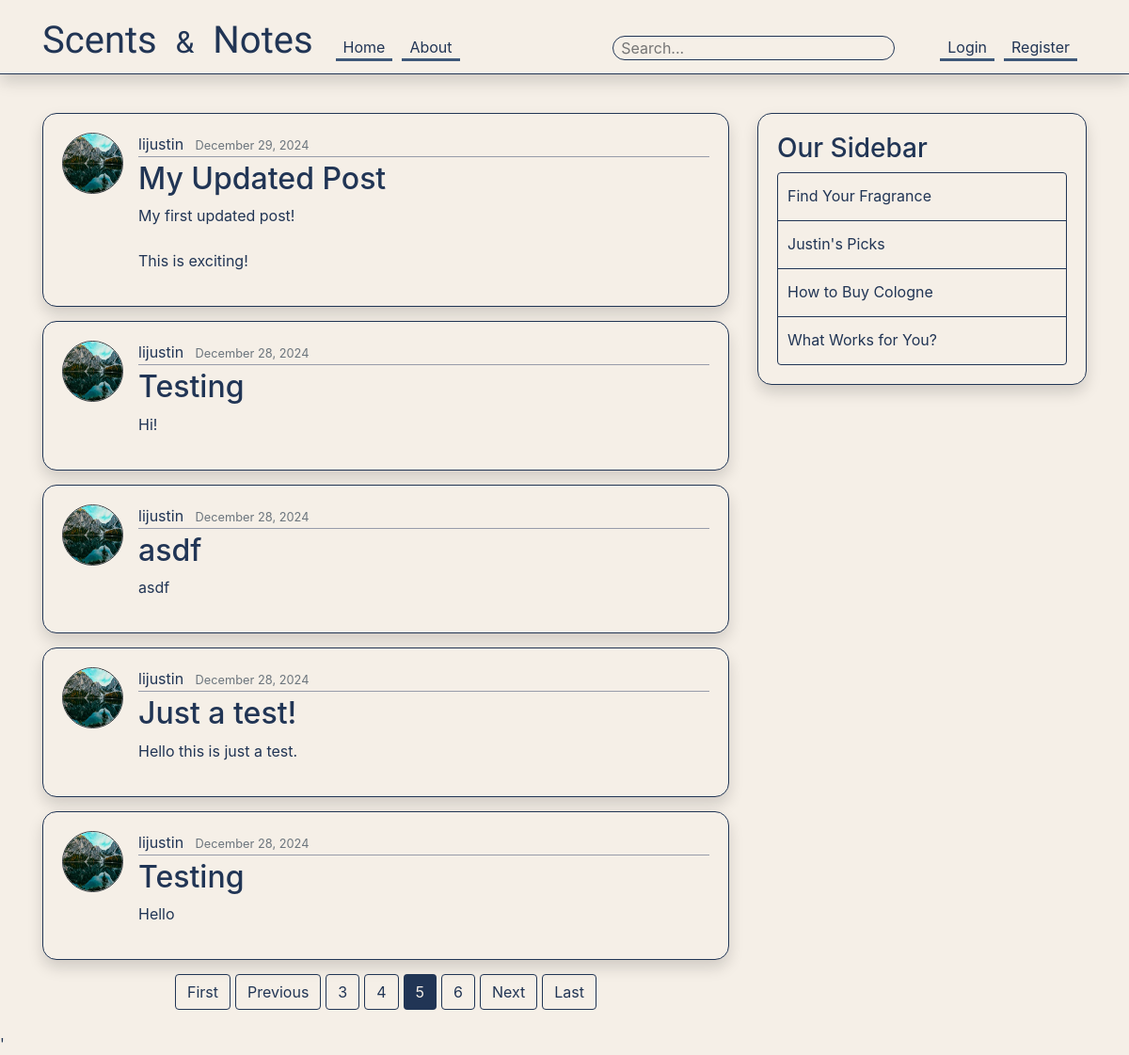
The app's page /?page=5 with its own data.
### blog/models.py (models this page shows, shortened)
class Post(models.Model):  #Each class would be its own table in database
    title = models.CharField(max_length=100) #Character field/String single line
    content = models.TextField() #Lines and lines of text unrestricted
    date_posted = models.DateTimeField(default=timezone.now) #auto_now: when updated/created  auto_now_add:only when created
    author = models.ForeignKey(User, on_delete=models.CASCADE) #if user created post and was deleted, do we want to delete their posts or hold them as null

### users/models.py (models this page shows, shortened)
class Profile(models.Model):
    user = models.OneToOneField(User, on_delete=models.CASCADE)  # One-to-one relationship
    image = models.ImageField(default='default.jpg', upload_to='profile_pics')  # Image upload location

### blog/views.py (the view)
# urls.py: path('', PostListView.as_view() , name='blog-home'),
class PostListView(ListView):
    model = Post
    template_name = 'blog/home.html' #rerouting our template from list to home
    context_object_name = 'posts' #We need this variable name template for easy reference {{posts}} instead of {{object_list}}
    ordering = ['-date_posted'] #We are essentially ordering our blogs such that (with -) the most recent are at the top
    paginate_by = 5 #posts per page
    def get_queryset(self):
        query = self.request.GET.get('q')  # Get the search query
        if query:
            return Post.objects.filter(
                Q(title__icontains=query) | Q(content__icontains=query)
            ).order_by('-date_posted')
        return Post.objects.all().order_by('-date_posted')  # Default: Return all posts

### blog/templates/blog/home.html (shortened to what this page needs)
{% extends "blog/base.html" %}
{% block content%}
    {% for post in posts%}
        <article class="media content-section shadow">
            <img class="rounded-circle border border-dark article-img" src="{{ post.author.profile.image.url }}" alt="">
            <div class="media-body">
                <div class="article-metadata">
                    <a class="mr-2" style="color:#3E5879; transition: color 0.15s;" onmouseover="this.style.color='white';" onmouseout="this.style.color='#3E5879';"  href="{% url 'user-posts' post.author.username %}">{{ post.author }}</a>
                    <small class="text-muted">{{ post.date_posted|date:"F d, Y" }}</small>
                </div>
                <h2><a class="article-title" href="{% url 'post-detail' post.id %}">{{ post.title }}</a></h2>
                <p class="article-content">{{ post.content }}</p>
            </div>
        </article>
    {% endfor %}
    <div class="d-flex justify-content-center gap-3">
        {% if is_paginated %}
            {%if page_obj.has_previous %}
                <a class = "btn paginationBtn mb-4" href="?page=1">First</a>
                <a class = "btn paginationBtn mb-4" href="?page={{page_obj.previous_page_number}}">Previous</a>
            {%endif%}
            {%for num in page_obj.paginator.page_range %}
                {%if page_obj.number ==  num%}
                    <a class = "btn currentBtn mb-4" href="?page={{num}}">{{num}}</a>
                {%elif num > page_obj.number|add:'-3' and num < page_obj.number|add:'3'%}
                    <a class = "btn paginationBtn mb-4" href="?page={{num}}">{{num}}</a>
                {%endif%}
            {%endfor%}
            {% if page_obj.has_next %}
                <a class = "btn paginationBtn mb-4" href="?page={{page_obj.next_page_number}}">Next</a>
                <a class = "btn paginationBtn mb-4" href="?page={{page_obj.paginator.num_pages}}">Last</a>
            {% endif %}
        {% endif %}
    </div>
{% endblock content %}

### blog/static/blog/main.css (style rules this page uses)
body { background: #F5EFE7 ; color: #213555; margin-top: 5rem; }
h1, h2, h3, h4, h5, h6 { color: #213555; }
.d-flex { gap:5px !important; }
.content-section { background: #F5EFE7; padding: 20px 20px; border: 1.5px solid #213555; border-radius: 15px; margin-bottom: 15px; }
.paginationBtn, .logoutBtn { border: 1.5px solid #213555; }
.currentBtn { background: #213555; color: #F5EFE7 !important }
.article-title, a { color: #213555 !important; transition: color 0.5s; }
.btn { overflow: visible; }
.article-content { white-space: pre-line; }
.article-img { height: 65px; width: 65px; margin-right: 16px; }
.article-metadata { padding-bottom: 1px; margin-bottom: 4px; border-bottom: 1px solid #979caa; }

### records on screen
Post: author.profile.image (picture), author "lijustin", date_posted "December 29, 2024", title "My Updated Post", content "My first updated post! This is exciting!"
Post: author.profile.image (picture), author "lijustin", date_posted "December 28, 2024", title "Testing", content "Hi!"
Post: author.profile.image (picture), author "lijustin", date_posted "December 28, 2024", title "asdf", content "asdf"
Post: author.profile.image (picture), author "lijustin", date_posted "December 28, 2024", title "Just a test!", content "Hello this is just a test."
Post: author.profile.image (picture), author "lijustin", date_posted "December 28, 2024", title "Testing", content "Hello"

### other values on screen
{{ num }} "3" "4" "6"
{{ num }} "5"
